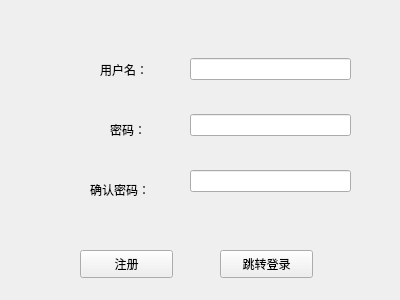
<?xml version="1.0" encoding="UTF-8"?>
<ui version="4.0">
 <class>RegisterDialog</class>
 <widget class="QWidget" name="RegisterDialog">
  <property name="geometry">
   <rect>
    <x>0</x>
    <y>0</y>
    <width>400</width>
    <height>300</height>
   </rect>
  </property>
  <property name="windowTitle">
   <string>注册</string>
  </property>
  <widget class="QPushButton" name="registerBtn">
   <property name="geometry">
    <rect>
     <x>80</x>
     <y>250</y>
     <width>93</width>
     <height>28</height>
    </rect>
   </property>
   <property name="text">
    <string>注册</string>
   </property>
  </widget>
  <widget class="QPushButton" name="pushButton">
   <property name="geometry">
    <rect>
     <x>220</x>
     <y>250</y>
     <width>93</width>
     <height>28</height>
    </rect>
   </property>
   <property name="text">
    <string>跳转登录</string>
   </property>
  </widget>
  <widget class="QLabel" name="label">
   <property name="geometry">
    <rect>
     <x>100</x>
     <y>60</y>
     <width>69</width>
     <height>19</height>
    </rect>
   </property>
   <property name="text">
    <string>用户名：</string>
   </property>
  </widget>
  <widget class="QLabel" name="label_2">
   <property name="geometry">
    <rect>
     <x>110</x>
     <y>120</y>
     <width>69</width>
     <height>19</height>
    </rect>
   </property>
   <property name="text">
    <string>密码：</string>
   </property>
  </widget>
  <widget class="QLabel" name="label_3">
   <property name="geometry">
    <rect>
     <x>90</x>
     <y>180</y>
     <width>69</width>
     <height>19</height>
    </rect>
   </property>
   <property name="text">
    <string>确认密码：</string>
   </property>
  </widget>
  <widget class="QWidget" name="verticalLayoutWidget">
   <property name="geometry">
    <rect>
     <x>190</x>
     <y>30</y>
     <width>161</width>
     <height>191</height>
    </rect>
   </property>
   <layout class="QVBoxLayout" name="verticalLayout">
    <item>
     <widget class="QLineEdit" name="passwordLineEdit">
      <property name="echoMode">
       <enum>QLineEdit::Password</enum>
      </property>
     </widget>
    </item>
    <item>
     <widget class="QLineEdit" name="usernameLineEdit"/>
    </item>
    <item>
     <widget class="QLineEdit" name="confirmPasswordLineEdit">
      <property name="echoMode">
       <enum>QLineEdit::Password</enum>
      </property>
     </widget>
    </item>
   </layout>
  </widget>
 </widget>
 <resources/>
 <connections/>
</ui>
